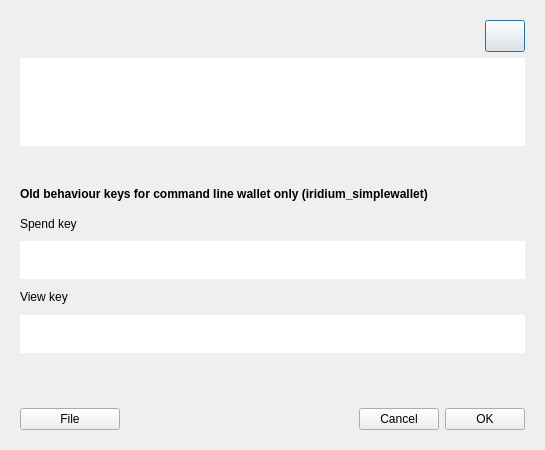
<?xml version="1.0" encoding="UTF-8"?>
<ui version="4.0">
 <class>KeyDialog</class>
 <widget class="QDialog" name="KeyDialog">
  <property name="geometry">
   <rect>
    <x>0</x>
    <y>0</y>
    <width>545</width>
    <height>450</height>
   </rect>
  </property>
  <property name="sizePolicy">
   <sizepolicy hsizetype="Fixed" vsizetype="Fixed">
    <horstretch>0</horstretch>
    <verstretch>0</verstretch>
   </sizepolicy>
  </property>
  <property name="windowTitle">
   <string>Key</string>
  </property>
  <layout class="QVBoxLayout" name="verticalLayout">
   <property name="sizeConstraint">
    <enum>QLayout::SetMinimumSize</enum>
   </property>
   <property name="leftMargin">
    <number>20</number>
   </property>
   <property name="topMargin">
    <number>20</number>
   </property>
   <property name="rightMargin">
    <number>20</number>
   </property>
   <property name="bottomMargin">
    <number>20</number>
   </property>
   <item>
    <layout class="QHBoxLayout" name="horizontalLayout_2">
     <item>
      <widget class="QLabel" name="m_walletLabel">
       <property name="minimumSize">
        <size>
         <width>0</width>
         <height>16</height>
        </size>
       </property>
       <property name="text">
        <string/>
       </property>
      </widget>
     </item>
     <item>
      <spacer name="horizontalSpacer_2">
       <property name="orientation">
        <enum>Qt::Horizontal</enum>
       </property>
       <property name="sizeHint" stdset="0">
        <size>
         <width>40</width>
         <height>20</height>
        </size>
       </property>
      </spacer>
     </item>
     <item>
      <widget class="WalletGui::WalletSmallButton" name="m_qrButton">
       <property name="sizePolicy">
        <sizepolicy hsizetype="Fixed" vsizetype="Fixed">
         <horstretch>0</horstretch>
         <verstretch>0</verstretch>
        </sizepolicy>
       </property>
       <property name="minimumSize">
        <size>
         <width>32</width>
         <height>32</height>
        </size>
       </property>
       <property name="text">
        <string/>
       </property>
       <property name="icon">
        <iconset resource="../../resources.qrc">
         <normaloff>:/icons/qr-icon</normaloff>:/icons/qr-icon</iconset>
       </property>
       <property name="iconSize">
        <size>
         <width>30</width>
         <height>30</height>
        </size>
       </property>
      </widget>
     </item>
    </layout>
   </item>
   <item>
    <widget class="QTextEdit" name="m_keyEdit">
     <property name="sizePolicy">
      <sizepolicy hsizetype="Expanding" vsizetype="Fixed">
       <horstretch>0</horstretch>
       <verstretch>0</verstretch>
      </sizepolicy>
     </property>
     <property name="minimumSize">
      <size>
       <width>0</width>
       <height>88</height>
      </size>
     </property>
     <property name="maximumSize">
      <size>
       <width>16777215</width>
       <height>88</height>
      </size>
     </property>
     <property name="font">
      <font>
       <family>Courier</family>
      </font>
     </property>
     <property name="frameShape">
      <enum>QFrame::NoFrame</enum>
     </property>
     <property name="verticalScrollBarPolicy">
      <enum>Qt::ScrollBarAlwaysOff</enum>
     </property>
     <property name="horizontalScrollBarPolicy">
      <enum>Qt::ScrollBarAlwaysOff</enum>
     </property>
     <property name="sizeAdjustPolicy">
      <enum>QAbstractScrollArea::AdjustToContents</enum>
     </property>
     <property name="html">
      <string>&lt;!DOCTYPE HTML PUBLIC &quot;-//W3C//DTD HTML 4.0//EN&quot; &quot;http://www.w3.org/TR/REC-html40/strict.dtd&quot;&gt;
&lt;html&gt;&lt;head&gt;&lt;meta name=&quot;qrichtext&quot; content=&quot;1&quot; /&gt;&lt;style type=&quot;text/css&quot;&gt;
p, li { white-space: pre-wrap; }
&lt;/style&gt;&lt;/head&gt;&lt;body style=&quot; font-family:'Courier'; font-size:13pt; font-weight:400; font-style:normal;&quot;&gt;
&lt;p style=&quot;-qt-paragraph-type:empty; margin-top:12px; margin-bottom:12px; margin-left:0px; margin-right:0px; -qt-block-indent:0; text-indent:0px; font-family:'Monaco';&quot;&gt;&lt;br /&gt;&lt;/p&gt;&lt;/body&gt;&lt;/html&gt;</string>
     </property>
    </widget>
   </item>
   <item>
    <spacer name="verticalSpacer">
     <property name="orientation">
      <enum>Qt::Vertical</enum>
     </property>
     <property name="sizeType">
      <enum>QSizePolicy::Fixed</enum>
     </property>
     <property name="sizeHint" stdset="0">
      <size>
       <width>0</width>
       <height>30</height>
      </size>
     </property>
    </spacer>
   </item>
   <item>
    <widget class="QLabel" name="m_commentLabel">
     <property name="text">
      <string>&lt;html&gt;&lt;head/&gt;&lt;body&gt;&lt;p&gt;&lt;span style=&quot; font-weight:600;&quot;&gt;Old behaviour keys for command line wallet only (iridium_simplewallet)&lt;/span&gt;&lt;/p&gt;&lt;/body&gt;&lt;/html&gt;</string>
     </property>
    </widget>
   </item>
   <item>
    <widget class="QLabel" name="m_spendLabel">
     <property name="text">
      <string>Spend key</string>
     </property>
    </widget>
   </item>
   <item>
    <widget class="QTextEdit" name="m_spendKey">
     <property name="sizePolicy">
      <sizepolicy hsizetype="Expanding" vsizetype="Fixed">
       <horstretch>0</horstretch>
       <verstretch>0</verstretch>
      </sizepolicy>
     </property>
     <property name="minimumSize">
      <size>
       <width>0</width>
       <height>0</height>
      </size>
     </property>
     <property name="maximumSize">
      <size>
       <width>16777215</width>
       <height>38</height>
      </size>
     </property>
     <property name="font">
      <font>
       <family>Courier</family>
      </font>
     </property>
     <property name="frameShape">
      <enum>QFrame::NoFrame</enum>
     </property>
     <property name="html">
      <string>&lt;!DOCTYPE HTML PUBLIC &quot;-//W3C//DTD HTML 4.0//EN&quot; &quot;http://www.w3.org/TR/REC-html40/strict.dtd&quot;&gt;
&lt;html&gt;&lt;head&gt;&lt;meta name=&quot;qrichtext&quot; content=&quot;1&quot; /&gt;&lt;style type=&quot;text/css&quot;&gt;
p, li { white-space: pre-wrap; }
&lt;/style&gt;&lt;/head&gt;&lt;body style=&quot; font-family:'Courier'; font-size:13pt; font-weight:400; font-style:normal;&quot;&gt;
&lt;p style=&quot;-qt-paragraph-type:empty; margin-top:0px; margin-bottom:0px; margin-left:0px; margin-right:0px; -qt-block-indent:0; text-indent:0px; font-family:'.SF NS Text';&quot;&gt;&lt;br /&gt;&lt;/p&gt;&lt;/body&gt;&lt;/html&gt;</string>
     </property>
    </widget>
   </item>
   <item>
    <widget class="QLabel" name="m_viewLabel">
     <property name="text">
      <string>View key</string>
     </property>
    </widget>
   </item>
   <item>
    <widget class="QTextEdit" name="m_viewKey">
     <property name="sizePolicy">
      <sizepolicy hsizetype="Expanding" vsizetype="Fixed">
       <horstretch>0</horstretch>
       <verstretch>0</verstretch>
      </sizepolicy>
     </property>
     <property name="maximumSize">
      <size>
       <width>16777215</width>
       <height>38</height>
      </size>
     </property>
     <property name="font">
      <font>
       <family>Courier</family>
      </font>
     </property>
     <property name="frameShape">
      <enum>QFrame::NoFrame</enum>
     </property>
    </widget>
   </item>
   <item alignment="Qt::AlignTop">
    <widget class="WalletGui::WalletSmallGrayTextLabel" name="m_descriptionLabel">
     <property name="text">
      <string/>
     </property>
     <property name="wordWrap">
      <bool>true</bool>
     </property>
    </widget>
   </item>
   <item>
    <spacer name="verticalSpacer_2">
     <property name="orientation">
      <enum>Qt::Vertical</enum>
     </property>
     <property name="sizeType">
      <enum>QSizePolicy::Preferred</enum>
     </property>
     <property name="sizeHint" stdset="0">
      <size>
       <width>20</width>
       <height>20</height>
      </size>
     </property>
    </spacer>
   </item>
   <item>
    <layout class="QHBoxLayout" name="horizontalLayout">
     <property name="spacing">
      <number>6</number>
     </property>
     <item>
      <widget class="WalletGui::WalletNormalBlueButton" name="m_fileButton">
       <property name="minimumSize">
        <size>
         <width>100</width>
         <height>0</height>
        </size>
       </property>
       <property name="text">
        <string>File</string>
       </property>
      </widget>
     </item>
     <item>
      <spacer name="horizontalSpacer">
       <property name="orientation">
        <enum>Qt::Horizontal</enum>
       </property>
       <property name="sizeHint" stdset="0">
        <size>
         <width>40</width>
         <height>20</height>
        </size>
       </property>
      </spacer>
     </item>
     <item>
      <widget class="WalletGui::WalletCancelButton" name="m_cancelButton">
       <property name="text">
        <string>Cancel</string>
       </property>
      </widget>
     </item>
     <item>
      <widget class="WalletGui::WalletOkButton" name="m_okButton">
       <property name="text">
        <string>OK</string>
       </property>
      </widget>
     </item>
    </layout>
   </item>
  </layout>
 </widget>
 <customwidgets>
  <customwidget>
   <class>WalletGui::WalletOkButton</class>
   <extends>QPushButton</extends>
   <header>Gui/Common/WalletOkButton.h</header>
  </customwidget>
  <customwidget>
   <class>WalletGui::WalletSmallGrayTextLabel</class>
   <extends>QLabel</extends>
   <header>Gui/Common/WalletTextLabel.h</header>
  </customwidget>
  <customwidget>
   <class>WalletGui::WalletCancelButton</class>
   <extends>QPushButton</extends>
   <header>Gui/Common/WalletCancelButton.h</header>
  </customwidget>
  <customwidget>
   <class>WalletGui::WalletNormalBlueButton</class>
   <extends>QPushButton</extends>
   <header>Gui/Common/WalletBlueButton.h</header>
  </customwidget>
  <customwidget>
   <class>WalletGui::WalletSmallButton</class>
   <extends>QPushButton</extends>
   <header>Gui/Common/WalletSmallButton.h</header>
  </customwidget>
 </customwidgets>
 <resources>
  <include location="../../resources.qrc"/>
 </resources>
 <connections>
  <connection>
   <sender>m_fileButton</sender>
   <signal>clicked()</signal>
   <receiver>KeyDialog</receiver>
   <slot>fileClicked()</slot>
   <hints>
    <hint type="sourcelabel">
     <x>571</x>
     <y>116</y>
    </hint>
    <hint type="destinationlabel">
     <x>282</x>
     <y>82</y>
    </hint>
   </hints>
  </connection>
  <connection>
   <sender>m_okButton</sender>
   <signal>clicked()</signal>
   <receiver>KeyDialog</receiver>
   <slot>accept()</slot>
   <hints>
    <hint type="sourcelabel">
     <x>512</x>
     <y>136</y>
    </hint>
    <hint type="destinationlabel">
     <x>282</x>
     <y>82</y>
    </hint>
   </hints>
  </connection>
  <connection>
   <sender>m_cancelButton</sender>
   <signal>clicked()</signal>
   <receiver>KeyDialog</receiver>
   <slot>reject()</slot>
   <hints>
    <hint type="sourcelabel">
     <x>429</x>
     <y>136</y>
    </hint>
    <hint type="destinationlabel">
     <x>282</x>
     <y>82</y>
    </hint>
   </hints>
  </connection>
  <connection>
   <sender>m_keyEdit</sender>
   <signal>textChanged()</signal>
   <receiver>KeyDialog</receiver>
   <slot>keyChanged()</slot>
   <hints>
    <hint type="sourcelabel">
     <x>292</x>
     <y>59</y>
    </hint>
    <hint type="destinationlabel">
     <x>292</x>
     <y>93</y>
    </hint>
   </hints>
  </connection>
  <connection>
   <sender>m_qrButton</sender>
   <signal>clicked()</signal>
   <receiver>KeyDialog</receiver>
   <slot>qrClicked()</slot>
   <hints>
    <hint type="sourcelabel">
     <x>557</x>
     <y>38</y>
    </hint>
    <hint type="destinationlabel">
     <x>299</x>
     <y>224</y>
    </hint>
   </hints>
  </connection>
 </connections>
 <slots>
  <slot>fileClicked()</slot>
  <slot>keyChanged()</slot>
  <slot>qrClicked()</slot>
 </slots>
</ui>
